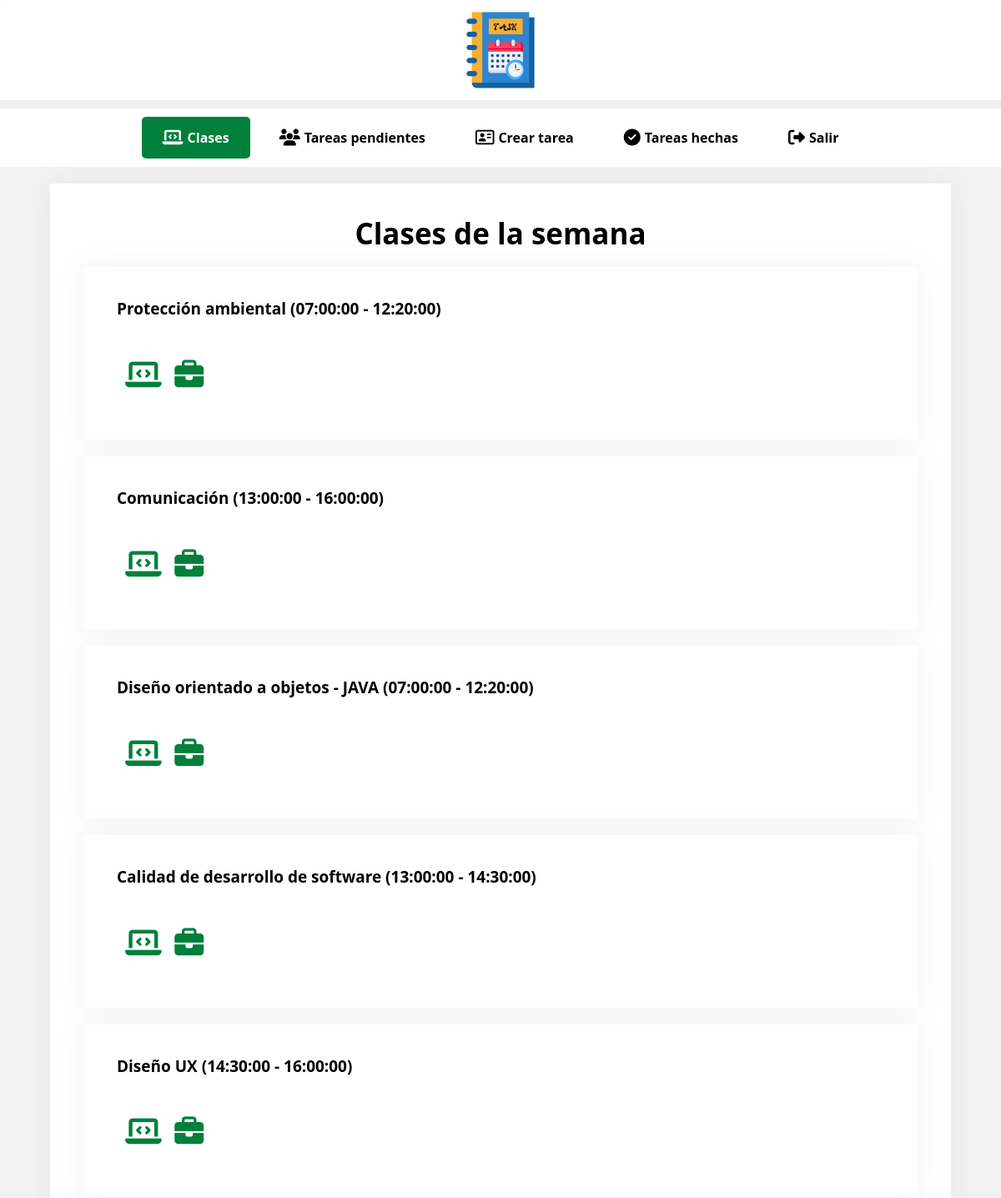
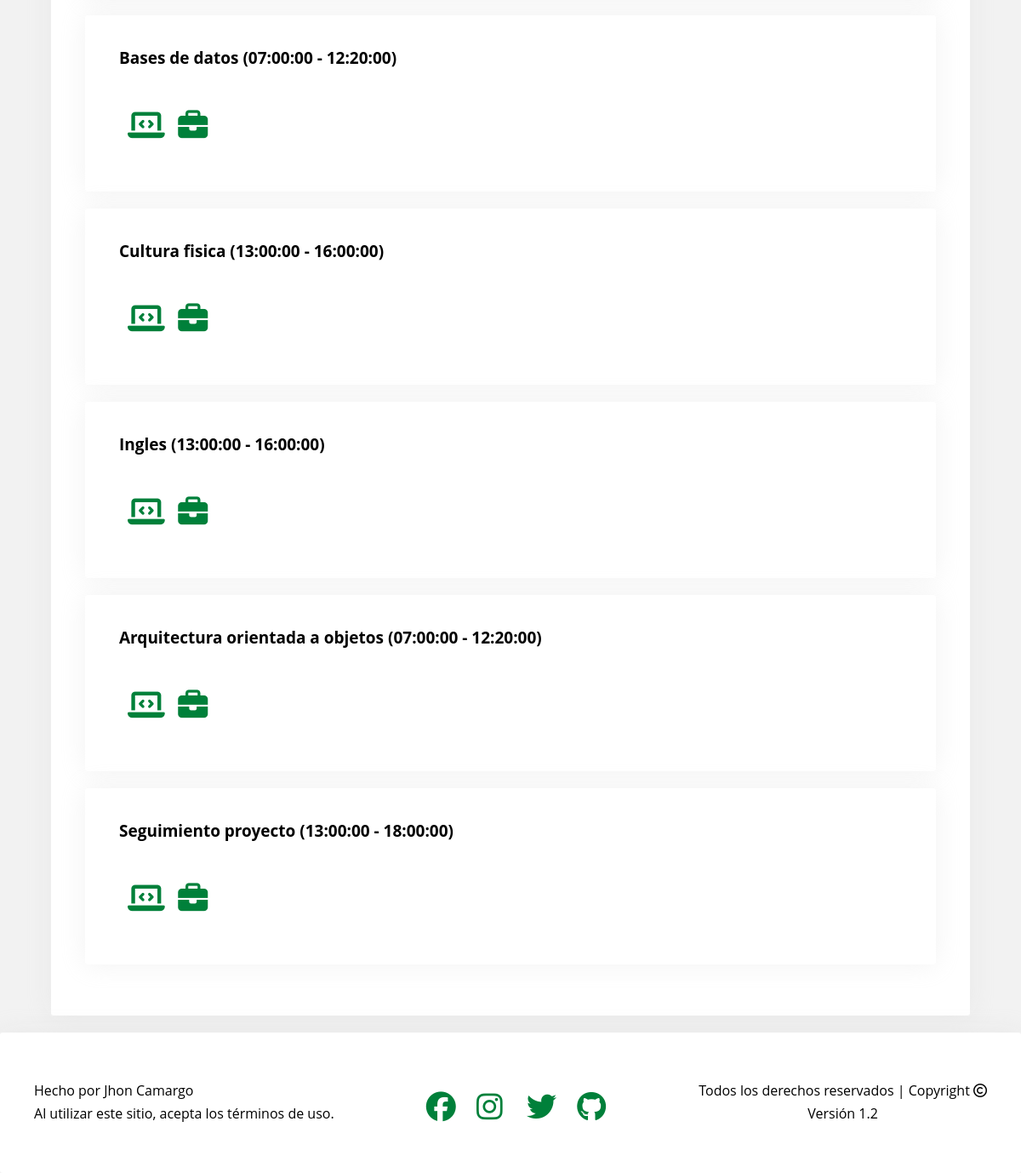
Page /vistas/clases.php on the committed database (2 pictures, top to bottom).
### tables this page shows
CREATE TABLE `clase` (
  `IDClasePK` int(11) NOT NULL,
  `NombreClase` varchar(100) NOT NULL,
  `EnlaceClase` varchar(300) DEFAULT NULL,
  `EnlacePortafolio` varchar(300) DEFAULT NULL,
  `HoraInicio` time DEFAULT NULL,
  `HoraFin` time DEFAULT NULL
);

### modelos/conexion.php (called while the page is built)
<?php
    class Conexion{
        public static function startUp(){
            $pdo = new PDO('mysql:host=localhost; dbname=jobs; charset=utf8', 'root', '');
            $pdo->setAttribute(PDO::ATTR_ERRMODE, PDO::ERRMODE_EXCEPTION);
            return $pdo;
        }
    }
?>

### modelos/clases.php (called while the page is built, shortened)
<?php
    require_once('conexion.php');
    class clases{
        private $pdo;
        public function __construct(){
            try {
                $this->pdo = Conexion::startUp();
            } catch (Exception $j) {
                echo "Error al conectarse con la base de datos.";
                die($j->getMessage());
            }
        }
        public function listarClases($dia){
            $rows = null;
            if($dia == "Mon"){
                $select = $this->pdo->prepare('SELECT NombreClase, EnlaceClase, EnlacePortafolio, HoraInicio, HoraFin fROM clase INNER JOIN horario on LunesFK = IDClasePK;');
            }elseif($dia == "Tue"){
                $select = $this->pdo->prepare('SELECT NombreClase, EnlaceClase, EnlacePortafolio, HoraInicio, HoraFin fROM clase INNER JOIN horario on MartesFK = IDClasePK;');
            }elseif($dia == "Wed"){
                $select = $this->pdo->prepare('SELECT NombreClase, EnlaceClase, EnlacePortafolio, HoraInicio, HoraFin fROM clase INNER JOIN horario on MiercolesFK = IDClasePK;');
            }elseif($dia == "Thu"){
                $select = $this->pdo->prepare('SELECT NombreClase, EnlaceClase, EnlacePortafolio, HoraInicio, HoraFin fROM clase INNER JOIN horario on JuevesFK = IDClasePK;');
            }elseif($dia == "Fri"){
                $select = $this->pdo->prepare('SELECT NombreClase, EnlaceClase, EnlacePortafolio, HoraInicio, HoraFin fROM clase INNER JOIN horario on ViernesFK = IDClasePK;');
            }else{
                $select = $this->pdo->prepare('SELECT NombreClase, EnlaceClase, EnlacePortafolio, HoraInicio, HoraFin from clase');
            }
            if($select->execute()){
                while($resultado=$select->fetch()){
                    $rows[] = $resultado;
                }
            }
            return $rows;
        }
    }
?>

### vistas/div-clases.php (the view)
<div class="card margin-bottom">
                <h5 class="margin-bottom"><?php echo $r['NombreClase'] . " (" . $r['HoraInicio'] . " - " . $r['HoraFin'] . ")";?></h5>
                <a href="<?php echo $r['EnlaceClase']; ?>" <?php echo $r['EnlaceClase'] == null ? "" : 'target="blank"' ?>><i class="icono fas fa-laptop-code"></i></a>
                <a href="<?php echo $r['EnlacePortafolio']; ?>" <?php echo $r['EnlacePortafolio'] == null ? "" : 'target="blank"' ?>><i class="icono fas fa-briefcase"></i></a>
            </div>

### vistas/head.php (shortened to what this page needs)
<!DOCTYPE html>
<html lang="es">
<head>
    <link rel="stylesheet" href="css/autostyle.css">
    <link rel="stylesheet" href="css/style.css">
    <link rel="stylesheet" href="https://cdnjs.cloudflare.com/ajax/libs/animate.css/4.1.1/animate.min.css">
</head>

### vistas/clases.php (shortened to what this page needs)
<?php
    require_once('../modelos/clases.php');
    $listar = new clases;
    include("head.php");
?>
<body>
    <div class="">
        <?php
            include("header.php");
            include("nav.php");
        ?>
        <div class="contenedor card">
            <h1 class="text-center margin-bottom">Clases de la semana</h1>
            <?php
                $Usuario = $listar->listarClases(date("Y"));
                if($Usuario != null){
                    foreach($Usuario as $r){
                        include('div-clases.php');
                    }
                }else{
                    echo '<script>
                    alertaFlotanteConRedirecion("El usuario no se encuentra registrado", "Verifique los datos e intente nuevamente", "#0EA3E3", "imagenes/error.gif", "../vistas/usuarios.php");
                    </script>';
                }
            ?>
        </div>
        <?php
            include("footer.php");
        ?>
    </div>
</body>
</html>

### vistas/header.php (shortened to what this page needs)
<header class="card card-2">
    <div class="header-div">
        <a href="jobs.com"><img src="imagenes/icon-task.png" alt="Logo" class="header-img"></a>
    </div>
</header>

### vistas/nav.php (shortened to what this page needs)
<nav class="card-2 nav">
    <div class="nav-enlaces">
        <ul id="listaNav">
            <a href="clases.php" id="clases"><i class="icon-nav fas fa-laptop-code"></i>Clases</a>
            <a href="jobs.php" id="trabajos"><i class="icon-nav fas fa-users"></i>Tareas pendientes</a>
            <a href="newTrabajo.php"id="newTrabajo"><i class="icon-nav far fa-address-card"></i><?php echo isset($_GET['id']) ? "Editar tarea" : "Crear tarea";?></a>
            <a href="oldTrabajo.php" id="oldTrabajo"><i class="icon-nav fas fa-check-circle"></i>Tareas hechas</a>
            <a href="../controladores/logout.php"><i class="icon-nav fas fa-sign-out-alt"></i>Salir</a>
        </ul>
    </div>
</nav>

### vistas/footer.php
<footer class="card">
    <div>
        <p>Hecho por <a href="http://jhoncamargo.000webhostapp.com" target="_blank" class="footer-terminos">Jhon Camargo</a></p>
        <p>Al utilizar este sitio, acepta los <a href="terminos.php" class="footer-terminos">t&#233;rminos de uso</a>.</p>
    </div>
    <div>
        <a href="https://www.facebook.com/jhonalex.camargo.902/" target="_blanck"><i class="fab icono fa-facebook"></i></a>
        <a href=""><i class="fab icono fa-instagram" target="_blanck"></i></a>
        <a href=""><i class="fab icono fa-twitter" target="_blanck"></i></a>
        <a href="https://github.com/JhonCamargo07" target="_blanck"><i class="fab icono fa-github"></i></a>
    </div>
    <div>
        <p>Todos los derechos reservados | Copyright <i class="far fa-copyright"></i></p>
        <p class="text-center">Versi&#243;n 1.2</p>
    </div>
</footer>

### vistas/css/autostyle.css (style rules this page uses)
html { line-height:1.15;-webkit-text-size-adjust:100%; }
body { margin:0 }
h1 { font-size:2em;margin:.67em 0 }
a { background-color:transparent }
img { border-style:none }
h1,h2,h3,h4,h5,h6 { margin-top:0;margin-bottom:0; }
:root { --white: #ffffff; --white-hover: #DEE1E7; --black: #000000; --width-contenedor: 1200px; --background-pagina: #f2f2f2; --transparent: transparent; --fuente: 'Open Sans', sans-serif; --gray: rgb(211, 211, 211, 0.3); --primary: #0d6efd; --primary-hover: #0B5ED7; --secondary: #6c757d; --secondary-hover: #5c636a; --success: #198754; --success-hover: #157347; --danger: #dc3545; --danger-hover: #bb2d3b; --warning: #ffc107; --warning-hover: #ffca2c; --info: #0dcaf0; --info-hover: #31d2ff; --dark: #212529; --dark-hover: #1c1f23; --light: #f8f9fa; --light-hover: #f9fafb; --new-color: #00803A; }
body { font-size: 16px; overflow-x: hidden; max-width: 2000px; font-family: var(--fuente); margin: 0px auto; background: var(--background-pagina); }
html { scroll-behavior: smooth; }
p { line-height: 27px; }
img { vertical-align: top; }
.contenedor { max-width: 90%; margin: 20px auto; width: var(--width-contenedor); }
.card { padding: 40px; background: var(--white); border-radius: 3px; box-shadow: 0px 0px 30px rgb(211, 211, 211, 0.3); }
h1 { font-size: 2.1875rem; }
h5 { font-size: 1.1875rem; }
.margin-bottom { margin-bottom: 20px; }
.text-center { text-align: center; }
.nav { display: flex; flex-wrap: wrap; background:var(--white); }
.nav a { color: var(--black); display: flex; padding: 15px 25px; margin: 0px 5px; text-align: center; align-items: center; text-decoration: none; transition: .3s ease all; cursor: pointer; border-radius: 5px; flex-wrap: wrap; font-weight: bold; }
.nav a.activo, .nav a:hover { color: var(--white); background-color: var(--new-color); }
.icono { font-size: 2.1875rem; line-height: 2.1875rem; margin: 20px 0 10px; padding: 10px; width: 3.4375rem; min-height: 3.4375rem; cursor: pointer; border-radius: 100%; display: flex; justify-content: center !important; color: var(--new-color); background-color: var(--icono); transition: .3s all ease-in-out; }

### vistas/css/style.css (style rules this page uses)
* { padding: 0px; margin: 0px; }
.card-2 { padding: 10px; }
header { display: flex; justify-content: center; align-items: center; flex-wrap: wrap; }
.header-div { display: flex; flex-direction: row; align-items: center; flex-wrap: wrap; justify-content: center; }
.header-img { width: 100px; height: auto; }
nav { color: #000; display: flex; flex-direction: row; justify-content: space-around; margin: 10px 0px; }
.nav-enlaces ul { display: flex; flex-wrap: wrap; justify-content: center; align-items: center; list-style: none; }
a { color: #000900; }
footer { display: flex; justify-content: space-between; align-items: center; flex-wrap: wrap; }
footer a { text-decoration: none; }
.icon-nav { font-size: 20px; margin-right: 5px; }
.footer-terminos { color: #000; text-decoration: none; }

### rows in the picture
clase: NombreClase "Protección ambiental", HoraInicio "07:00:00", HoraFin "12:20:00"
clase: NombreClase "Comunicación", HoraInicio "13:00:00", HoraFin "16:00:00"
clase: NombreClase "Diseño orientado a objetos - JAVA", HoraInicio "07:00:00", HoraFin "12:20:00"
clase: NombreClase "Calidad de desarrollo de software", HoraInicio "13:00:00", HoraFin "14:30:00"
clase: NombreClase "Diseño UX", HoraInicio "14:30:00", HoraFin "16:00:00"
clase: NombreClase "Bases de datos", HoraInicio "07:00:00", HoraFin "12:20:00"
clase: NombreClase "Cultura fisica", HoraInicio "13:00:00", HoraFin "16:00:00"
clase: NombreClase "Ingles", HoraInicio "13:00:00", HoraFin "16:00:00"
clase: NombreClase "Arquitectura orientada a objetos", HoraInicio "07:00:00", HoraFin "12:20:00"
clase: NombreClase "Seguimiento proyecto", HoraInicio "13:00:00", HoraFin "18:00:00"
